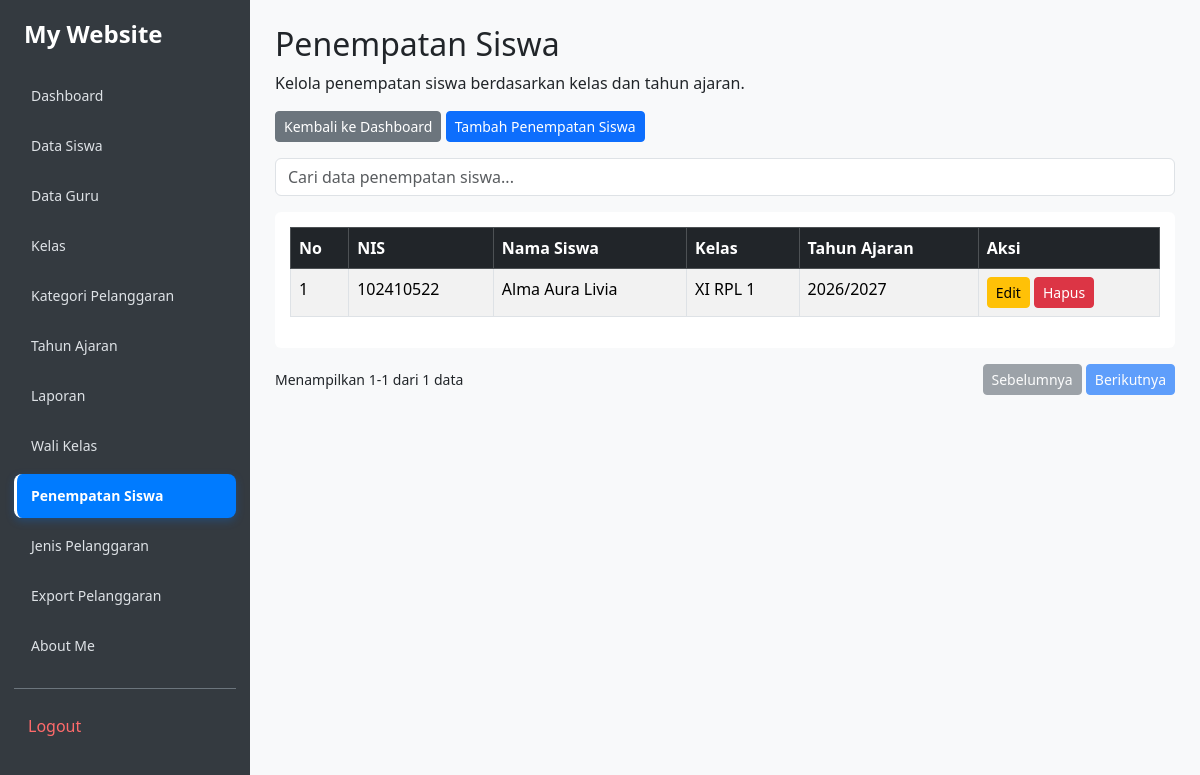
The page /kelola_penempatan_siswa.php (signed in) on the database its author committed.
### tables this page shows
CREATE TABLE `t_kelas_siswa` (
  `id` int(11) NOT NULL,
  `siswa_id` int(11) DEFAULT NULL,
  `tahun_ajaran_id` int(11) DEFAULT NULL,
  `kelas_id` int(11) DEFAULT NULL,
  `tanggal_mulai` date NOT NULL,
  `tanggal_selesai` date NOT NULL,
  `status_aktif` tinyint(1) NOT NULL,
  `created_at` timestamp NOT NULL DEFAULT current_timestamp(),
  `updated_at` timestamp NOT NULL DEFAULT current_timestamp()
);

CREATE TABLE `t_siswa` (
  `id` int(11) NOT NULL,
  `nis` varchar(30) DEFAULT NULL,
  `nisn` varchar(20) NOT NULL,
  `nama` varchar(150) DEFAULT NULL,
  `jenis_kelamin` char(1) NOT NULL,
  `tanggal_lahir` date NOT NULL,
  `alamat` text NOT NULL,
  `status_aktif` tinyint(1) NOT NULL,
  `created_at` timestamp NOT NULL DEFAULT current_timestamp(),
  `updated_at` timestamp NOT NULL DEFAULT current_timestamp()
);

CREATE TABLE `t_kelas` (
  `id` int(11) NOT NULL,
  `nama` varchar(100) DEFAULT NULL,
  `tingkat` varchar(20) NOT NULL,
  `jurusan` varchar(100) NOT NULL,
  `status_aktif` tinyint(1) NOT NULL,
  `created_at` timestamp NOT NULL DEFAULT current_timestamp(),
  `updated_at` timestamp NOT NULL DEFAULT current_timestamp()
);

CREATE TABLE `t_tahun_ajaran` (
  `id` int(11) NOT NULL,
  `nama` varchar(20) DEFAULT NULL,
  `tanggal_mulai` date NOT NULL,
  `tanggal_selesai` date NOT NULL,
  `status_aktif` tinyint(1) NOT NULL,
  `created_at` timestamp NOT NULL DEFAULT current_timestamp(),
  `updated_at` timestamp NOT NULL DEFAULT current_timestamp()
);

### kelola_penempatan_siswa.php (the view, shortened to what this page needs)
<?php
include 'config/koneksi.php';
$sql = "
    SELECT
        ks.id,
        s.nis,
        s.nama AS nama_siswa,
        k.nama AS nama_kelas,
        ta.nama AS tahun_ajaran
    FROM t_kelas_siswa ks
    LEFT JOIN t_siswa s ON ks.siswa_id = s.id
    LEFT JOIN t_kelas k ON ks.kelas_id = k.id
    LEFT JOIN t_tahun_ajaran ta ON ks.tahun_ajaran_id = ta.id
    ORDER BY ks.id DESC
";
$query = mysqli_query($koneksi, $sql);
?>
<!DOCTYPE html>
<html lang="id">
<head>
    <link href="https://cdn.jsdelivr.net/npm/bootstrap@5.3.8/dist/css/bootstrap.min.css" rel="stylesheet">
</head>
<body>
<?php include 'includes/sidebar.php'; ?>
<main class="main-content">
    <h2>Penempatan Siswa</h2>
    <p>Kelola penempatan siswa berdasarkan kelas dan tahun ajaran.</p>
    <div class="mb-3">
        <a href="dashboard.php" class="btn btn-secondary btn-sm">
            Kembali ke Dashboard
        </a>
        <a href="tambah_penempatan_siswa.php" class="btn btn-primary btn-sm">
            Tambah Penempatan Siswa
        </a>
    </div>
    <div class="form-group mb-3">
        <input type="text" id="cariTabel" class="form-control"
               placeholder="Cari data penempatan siswa...">
    </div>
    <div class="table-responsive">
        <table id="tabelPenempatan" class="table table-bordered table-striped">
            <thead class="table-dark">
                <tr>
                    <th>No</th>
                    <th>NIS</th>
                    <th>Nama Siswa</th>
                    <th>Kelas</th>
                    <th>Tahun Ajaran</th>
                    <th>Aksi</th>
                </tr>
            </thead>
            <tbody>
            <?php
            $no = 1;
            if (mysqli_num_rows($query) > 0) {
                while ($row = mysqli_fetch_assoc($query)) {
            ?>
                <tr>
                    <td><?= $no++ ?></td>
                    <td><?= htmlspecialchars($row['nis'] ?? '-') ?></td>
                    <td><?= htmlspecialchars($row['nama_siswa'] ?? '-') ?></td>
                    <td><?= htmlspecialchars($row['nama_kelas'] ?? '-') ?></td>
                    <td><?= htmlspecialchars($row['tahun_ajaran'] ?? '-') ?></td>
                    <td>
                        <a class="btn btn-warning btn-sm"
                           href="edit_penempatan_siswa.php?id=<?= (int) $row['id'] ?>">
                            Edit
                        </a>
                        <a class="btn btn-danger btn-sm"
                           href="hapus_penempatan_siswa.php?id=<?= (int) $row['id'] ?>"
                           onclick="return confirm('Yakin ingin menghapus penempatan siswa ini?')">
                            Hapus
                        </a>
                    </td>
                </tr>
            <?php
                }
            } ?>
            </tbody>
        </table>
    </div>
    <div class="d-flex justify-content-between align-items-center mt-3">
        <small id="infoTabel"></small>
        <div>
            <button type="button" id="sebelumnya" class="btn btn-secondary btn-sm">
                Sebelumnya
            </button>
            <button type="button" id="berikutnya" class="btn btn-primary btn-sm">
                Berikutnya
            </button>
        </div>
    </div>
</main>
</body>
</html>

### includes/sidebar.css (style rules this page uses)
body { background: #f8f9fa; margin: 0; }
.main-content { margin-left: 250px; padding: 25px; min-width: 0; box-sizing: border-box; }

### kelola_penempatan_siswa.php (style rules this page uses)
body { background: #f8f9fa; margin: 0; }
.main-content { margin-left: 250px; padding: 25px; min-width: 0; }
.table-responsive { background: white; padding: 15px; border-radius: 6px; }

### rows shown on the page
t_kelas_siswa: siswa.nis "102410522", siswa.nama "Alma Aura Livia", kelas.nama "XI RPL 1", tahun_ajaran.nama "2026/2027"

### other values the page prints
$item[0] "Dashboard"
$item[0] "Data Siswa"
$item[0] "Data Guru"
$item[0] "Kelas"
$item[0] "Kategori Pelanggaran"
$item[0] "Tahun Ajaran"
$item[0] "Laporan"
$item[0] "Wali Kelas"
$item[0] "Penempatan Siswa"
$item[0] "Jenis Pelanggaran"
$item[0] "Export Pelanggaran"
$item[0] "About Me"
